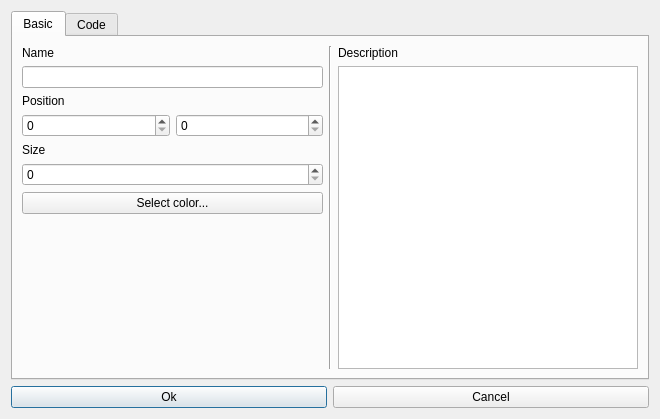
<?xml version="1.0" encoding="UTF-8"?>
<ui version="4.0">
 <class>Dialog</class>
 <widget class="QDialog" name="Dialog">
  <property name="geometry">
   <rect>
    <x>0</x>
    <y>0</y>
    <width>660</width>
    <height>419</height>
   </rect>
  </property>
  <property name="windowTitle">
   <string>Dialog</string>
  </property>
  <layout class="QGridLayout" name="gridLayout">
   <item row="1" column="1">
    <layout class="QHBoxLayout" name="horizontalLayout_2">
     <item>
      <widget class="QPushButton" name="btn_accept">
       <property name="text">
        <string>Ok</string>
       </property>
      </widget>
     </item>
     <item>
      <widget class="QPushButton" name="btn_cancel">
       <property name="text">
        <string>Cancel</string>
       </property>
      </widget>
     </item>
    </layout>
   </item>
   <item row="0" column="1">
    <widget class="QTabWidget" name="tabWidget">
     <property name="sizePolicy">
      <sizepolicy hsizetype="Expanding" vsizetype="Expanding">
       <horstretch>0</horstretch>
       <verstretch>0</verstretch>
      </sizepolicy>
     </property>
     <property name="tabPosition">
      <enum>QTabWidget::North</enum>
     </property>
     <property name="tabShape">
      <enum>QTabWidget::Rounded</enum>
     </property>
     <property name="currentIndex">
      <number>0</number>
     </property>
     <widget class="QWidget" name="tab">
      <attribute name="title">
       <string>Basic</string>
      </attribute>
      <layout class="QVBoxLayout" name="verticalLayout">
       <item>
        <layout class="QHBoxLayout" name="horizontalLayout">
         <item>
          <layout class="QVBoxLayout" name="verticalLayout_4">
           <item>
            <widget class="QLabel" name="label_2">
             <property name="text">
              <string>Name</string>
             </property>
            </widget>
           </item>
           <item>
            <widget class="QLineEdit" name="le_name"/>
           </item>
           <item>
            <widget class="QLabel" name="label_3">
             <property name="text">
              <string>Position</string>
             </property>
            </widget>
           </item>
           <item>
            <layout class="QHBoxLayout" name="horizontalLayout_6">
             <item>
              <widget class="QSpinBox" name="sb_pos_x">
               <property name="maximum">
                <number>99999</number>
               </property>
              </widget>
             </item>
             <item>
              <widget class="QSpinBox" name="sb_pos_y"/>
             </item>
            </layout>
           </item>
           <item>
            <widget class="QLabel" name="label_4">
             <property name="text">
              <string>Size</string>
             </property>
            </widget>
           </item>
           <item>
            <widget class="QSpinBox" name="sb_size"/>
           </item>
           <item>
            <widget class="QPushButton" name="btn_color">
             <property name="text">
              <string>Select color...</string>
             </property>
            </widget>
           </item>
           <item>
            <spacer name="verticalSpacer">
             <property name="orientation">
              <enum>Qt::Vertical</enum>
             </property>
             <property name="sizeHint" stdset="0">
              <size>
               <width>20</width>
               <height>40</height>
              </size>
             </property>
            </spacer>
           </item>
          </layout>
         </item>
         <item>
          <widget class="Line" name="line">
           <property name="orientation">
            <enum>Qt::Vertical</enum>
           </property>
          </widget>
         </item>
         <item>
          <layout class="QVBoxLayout" name="verticalLayout_3">
           <item>
            <widget class="QLabel" name="label">
             <property name="text">
              <string>Description</string>
             </property>
            </widget>
           </item>
           <item>
            <widget class="QTextEdit" name="te_description"/>
           </item>
          </layout>
         </item>
        </layout>
       </item>
      </layout>
     </widget>
     <widget class="QWidget" name="tab_4">
      <attribute name="title">
       <string>Code</string>
      </attribute>
      <layout class="QVBoxLayout" name="verticalLayout_2">
       <item>
        <widget class="QTextEdit" name="te_code"/>
       </item>
      </layout>
     </widget>
    </widget>
   </item>
  </layout>
 </widget>
 <resources/>
 <connections>
  <connection>
   <sender>btn_accept</sender>
   <signal>clicked()</signal>
   <receiver>Dialog</receiver>
   <slot>accept()</slot>
   <hints>
    <hint type="sourcelabel">
     <x>168</x>
     <y>395</y>
    </hint>
    <hint type="destinationlabel">
     <x>329</x>
     <y>209</y>
    </hint>
   </hints>
  </connection>
  <connection>
   <sender>btn_cancel</sender>
   <signal>clicked()</signal>
   <receiver>Dialog</receiver>
   <slot>reject()</slot>
   <hints>
    <hint type="sourcelabel">
     <x>491</x>
     <y>395</y>
    </hint>
    <hint type="destinationlabel">
     <x>329</x>
     <y>209</y>
    </hint>
   </hints>
  </connection>
 </connections>
</ui>
